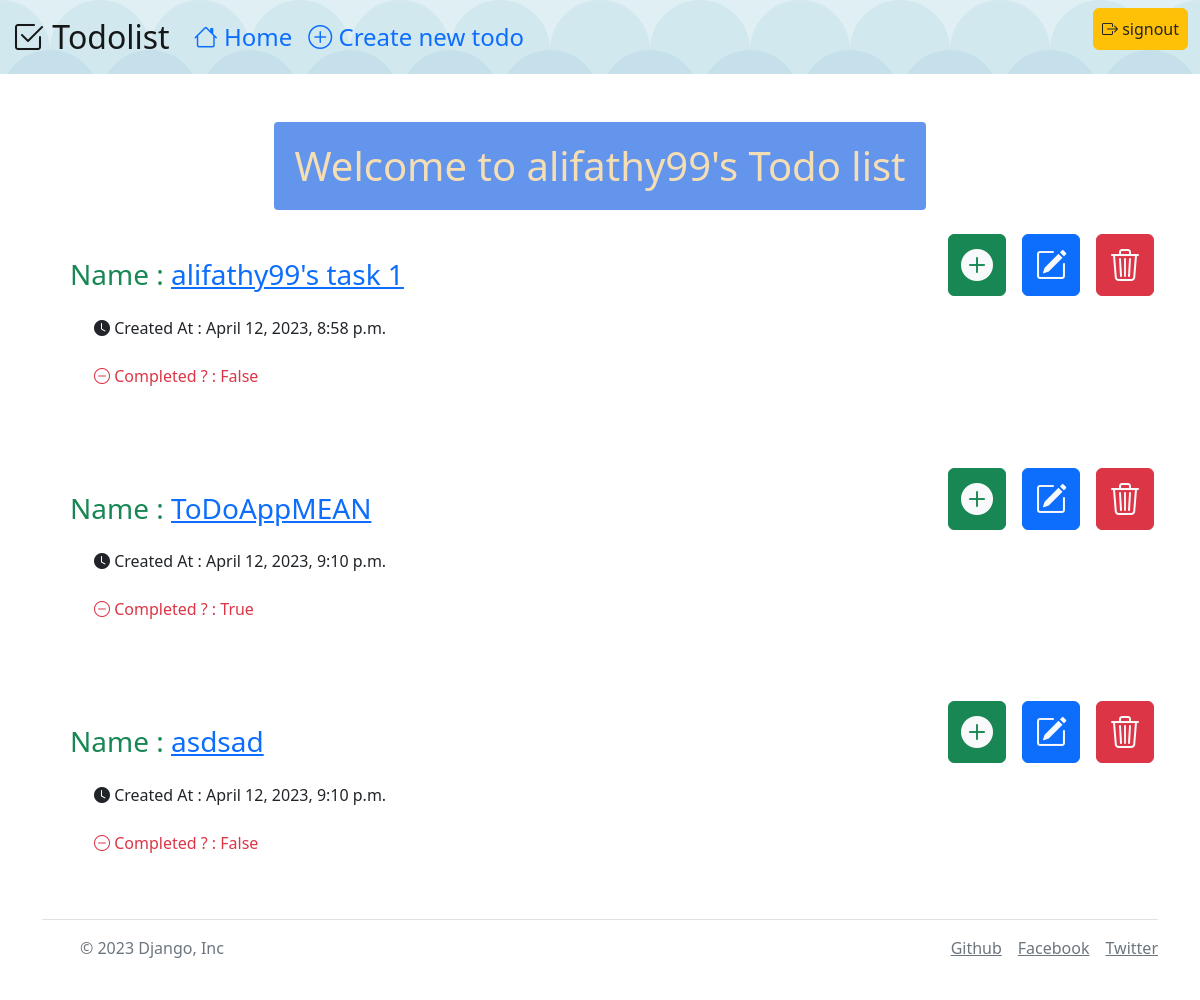
The app's page / (signed in) with its own data.
### main/models.py (models this page shows)
class Todo(models.Model):
    name = models.CharField(max_length=150, blank=True , null=True)
    isCompleted = models.BooleanField(default=False)
    createdAt = models.DateTimeField( auto_now_add=True , null = True , blank=True)
    user = models.ForeignKey(User, on_delete=models.CASCADE, null = True, blank = True)

### main/views.py (the view)
# urls.py: 2. Add a URL to urlpatterns:  path('', views.home, name='home')
@login_required(login_url="signin")
def home(request):
    user = request.user
    message ="""Welcome to """ + user.username + """'s Todo list"""
    todos = Todo.objects.filter(user = user)
    context = {
        'message' :message,
        'todos':todos,
        "user": user,
    }
    return  render(request , 'home.html' , context)

### template/home.html (shortened to what this page needs)
{% extends 'base.html'%}
{% block content %}
<div class="main-div">
    <h1 id="message"> {{ message }}  </h1>
</div>
{% if todos %}
{% for todo in todos %}
    <div class="d-flex container task-container p-2 mb-4" >
      <div class="p-2 w-100">
        <h3 class="m-4 text-success link-primary " > Name : <a href="{% url 'task' todo.id %}">{{todo.name}}</a></h3>
        <p class="m-4 text-dark ms-5"><i class="bi bi-clock-fill"></i> Created At : {{todo.createdAt}}</p>
        <p class="m-4 text-danger ms-5"><i class="bi bi-dash-circle"></i> Completed ? : {{todo.isCompleted}}</p>
      </div>
      <div class="p-2 flex-shrink-1">
        <a  class="btn btn-success text-light" href="{% url 'createItem' todo.id %}"><i class="bi bi-plus-circle-fill fs-2"></i></a>
      </div>
      <div class="p-2 flex-shrink-1">
        <a  class="btn btn-primary text-light" href="{% url 'update' todo.id %}"><i class="bi bi-pencil-square fs-2"></i></a>
      </div>
      <div class="p-2 flex-shrink-1">
        <a class="btn btn-danger text-light" href="{% url 'delete' todo.id %}"><i class="bi bi-trash3 fs-2"></i></a>
      </div>
     </div>
  {% endfor%}
  {% else %}
    <h1 class="text-bg-info fs-2 p-3 container text-center rounded-2 text-light"><i class="bi bi-info-circle"></i> No todos added yet</h1>
  {% endif %}
{% endblock content %}

### template/base.html (shortened to what this page needs)
{% load static %}
<!DOCTYPE html>
<html lang="en">
<head>
    <link rel="stylesheet" href="https://cdn.jsdelivr.net/npm/bootstrap@5.2.3/dist/css/bootstrap.min.css">
    <link rel="stylesheet" href="{% static 'css/style.css' %}">
    <link rel="stylesheet" href="https://cdn.jsdelivr.net/npm/bootstrap-icons@1.10.4/font/bootstrap-icons.css">
</head>
{% include 'layouts/navbar.html' %}
{% block content%}
{% endblock content%}
{% include 'layouts/footer.html' %}
</body>
</html>

### template/layouts/navbar.html (shortened to what this page needs)
{% load static %}
<nav class="navbar navbar-expand-lg  mb-5">
    <div class="container-fluid">
      <a class="navbar-brand fs-2" href="#"><i class="bi bi-check2-square"></i> Todolist </a>
      <div class="collapse navbar-collapse" id="navbarSupportedContent">
        <ul class="navbar-nav me-auto mb-2 mb-lg-0">
          <li class="nav-item ">
            <a class="nav-link fs-4 text-primary" aria-current="page" href="/"><i class="bi bi-house"></i> Home</a>
          </li>
          <li class="nav-item">
            <a class="nav-link fs-4 text-primary" href="{% url 'create' %}"><i class="bi bi-plus-circle"></i> Create new todo</a>
          </li>
        </ul>
        <ul>
          {% if not user.is_authenticated %}
          <li class="list-unstyled">
            <a class="btn btn-primary nav-link p-2 text-light" href="{% url 'signin' %}" ><i class="bi bi-box-arrow-in-left"></i> signin</a>
          </li>
          {% else %}
          <li class="list-unstyled">
            <a class="btn btn-warning nav-link p-2" href="{% url 'signout' %}" ><i class="bi bi-box-arrow-right"></i> signout</a>
          </li>
          {% endif %}
        </ul>
      </div>
    </div>
  </nav>

### template/layouts/footer.html
<div class="container ">
    <footer class="d-flex flex-wrap justify-content-between align-items-center py-3 my-4 border-top">
      <div class="col-md-4 d-flex align-items-center">
        <a href="/" class="mb-3 me-2 mb-md-0 text-muted text-decoration-none lh-1">
          <svg class="bi" width="30" height="24"><use xlink:href="#bootstrap"/></svg>
        </a>
        <span class="mb-3 mb-md-0 text-muted">&copy; 2023 Django, Inc</span>
      </div>
      <ul class="nav col-md-4 justify-content-end list-unstyled d-flex">
        <li class="ms-3"><a class="text-muted" href="#">Github</a></li>
        <li class="ms-3"><a class="text-muted" href="#">Facebook</a></li>
        <li class="ms-3"><a class="text-muted" href="#">Twitter</a></li>
      </ul>
    </footer>
  </div>

### static/css/style.css (style rules this page uses)
.main-div { display: flex; justify-content: center; }
#message { background-color: cornflowerblue; width: fit-content; color: wheat; padding: 0.5em; border-radius: 4px; }
nav { background-color: #DFEFF4; background-attachment: fixed; background-size: contain; }

### records on screen
Todo: name "alifathy99's task 1", createdAt "April 12, 2023, 8:58 p.m.", isCompleted "False"
Todo: name "ToDoAppMEAN", createdAt "April 12, 2023, 9:10 p.m.", isCompleted "True"
Todo: name "asdsad", createdAt "April 12, 2023, 9:10 p.m.", isCompleted "False"

### other values on screen
{{ message }} "Welcome to alifathy99's Todo list"
